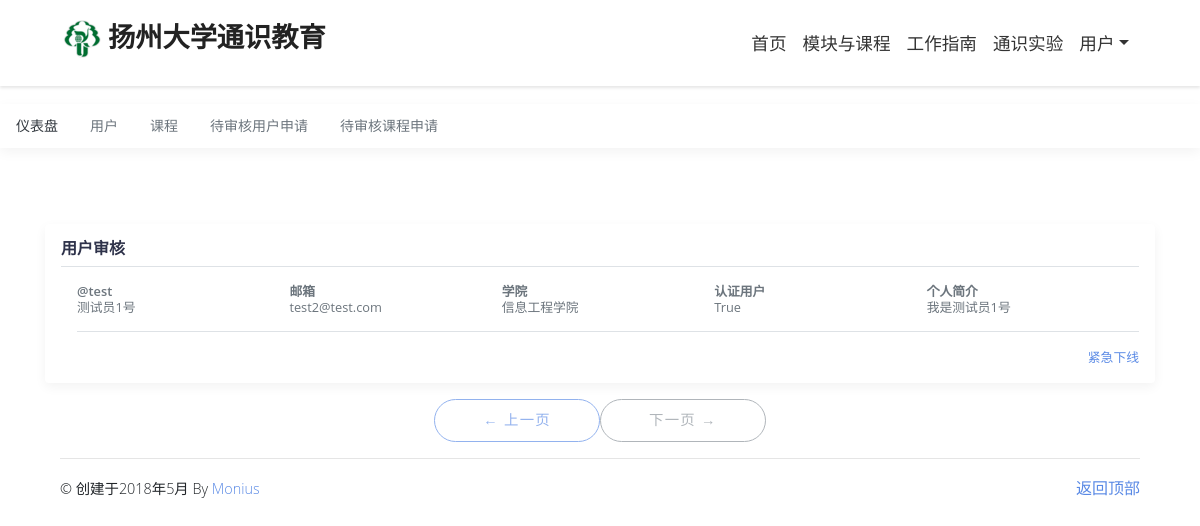
The app's page /admin/users (signed in) with its own data.
### app/models.py (models this page shows, shortened)
class User(UserMixin, db.Model): #用户 ORM注册
    id = db.Column(db.Integer, primary_key=True)
    username = db.Column(db.String(64), index=True, unique=True)
    email = db.Column(db.String(120), index=True, unique=True)
    password_hash = db.Column(db.String(128))
    is_adminenticated = db.Column(db.Boolean, default=False)
    institute = db.Column(db.String(128), nullable=False)
    real_name = db.Column(db.String(128))
    about_me = db.Column(db.String(140))
    last_seen = db.Column(db.DateTime, default=datetime.utcnow)
    photo = db.Column(db.String(120))
    is_authed = db.Column(db.Boolean, default=False)
    posts = db.relationship('Post', backref='author', lazy='dynamic')
    section = db.relationship('Section', backref='author', lazy='dynamic')
    followed = db.relationship(
        'User', secondary=followers,
        primaryjoin=(followers.c.follower_id == id),
        secondaryjoin=(followers.c.followed_id == id),
            backref=db.backref('followers', lazy='dynamic'), lazy='dynamic')
    def avatar(self, size):
        if self.photo:
            return "users/"+self.photo
        digest = md5(self.email.lower().encode('utf-8')).hexdigest()
        return 'https://www.gravatar.com/avatar/{}?d=identicon&s={}'.format(
            digest, size)

### app/admin/routes.py (the view)
@bp.route('/users', methods=['GET', 'POST'])
@login_required
def users():
    if not current_user.is_adminenticated:
        return redirect(url_for('admin.index'))
    user = User.query.filter_by(is_authed=True).all()
    return render_template('admin/admin/users.html', title=_('认证用户'), users=user)

### app/admin/routes.py (called while the page is built)
@bp.before_app_request
def before_request():
    if current_user.is_authenticated:
        current_user.last_seen = datetime.utcnow()
        db.session.commit()

### app/models.py (called while the page is built)
@login.user_loader
def load_user(id):
    return User.query.get(int(id))

### app/templates/admin/admin/users.html
{% extends "admin/admin/base.html" %}
{% block app_content %}
{% if users %}
    <div class="my-3 p-3 bg-white rounded box-shadow">
        <h6 class="border-bottom border-gray pb-2 mb-0">用户审核</h6>
        {% for user in users %}
            {% include 'admin/_user.html' %}
            {% if user.is_authed %}
                <small class="d-block text-right mt-3">
                    <a href="{{ url_for('admin.query',key='users',value=user.username,method=0)}}">紧急下线</a>
                </small>
            {% else %}
                <small class="d-block text-right mt-3">
                    <a href="{{ url_for('admin.query',key='users',value=user.username,method=1)}}">确认通过</a>
                </small>
            {% endif %}
        {% endfor %}
    </div>
    <nav aria-label="Page navigation example">
        <ul class="pagination justify-content-center">
            <li class="previous ">
                <a class="btn btn-outline-primary {% if not prev_url %} disabled{% endif %}"  href="{{ prev_url or '#' }}">
                    <span aria-hidden="true">&larr;</span> {{ _('上一页') }}
                </a>
            </li>
            <li class="next">
                <a class="btn btn-outline-secondary {% if not next_url %} disabled{% endif %}" href="{{ next_url or '#' }}">
                    {{ _('下一页') }}
                    <span aria-hidden="true">&rarr;</span>
                </a>
            </li>
        </ul>
    </nav>
{% else %}
    <p><a class="btn btn-outline-secondary" role="button" href="{{ url_for('admin.index') }}">
        <i class="fa fa-chevron-left" aria-hidden="true"></i>{{ _('暂无用户') }}</a></p>
{% endif %}
{% endblock %}

### app/templates/admin/_user.html (shortened to what this page needs)
<div class="media text-muted pt-3">
    <p class="media-body pb-3 mb-0 small lh-125 border-bottom border-gray">
        <strong class="d-block text-gray-dark">@{{ user.username }}</strong>
        {{ user.real_name }}
    </p>
    <p class="media-body pb-3 mb-0 small lh-125 border-bottom border-gray">
        <strong class="d-block text-gray-dark">邮箱</strong>{{ user.email }}
    </p>
    <p class="media-body pb-3 mb-0 small lh-125 border-bottom border-gray">
        <strong class="d-block text-gray-dark">学院</strong>{{ user.institute }}
    </p>
    <p class="media-body pb-3 mb-0 small lh-125 border-bottom border-gray">
        <strong class="d-block text-gray-dark">认证用户</strong>{{ user.is_authed }}
    </p>
    <p class="media-body pb-3 mb-0 small lh-125 border-bottom border-gray">
        <strong class="d-block text-gray-dark">个人简介</strong>{{ user.about_me }}
    </p>
</div>

### app/static/css/style.blue.css (style rules this page uses)
strong { font-weight: 600; }
a { -webkit-transition: all 0.3s; transition: all 0.3s; display: inline-block; }
.btn { font-weight: 400; border: 1px solid transparent; text-transform: uppercase; letter-spacing: 0.08rem; padding: 0.45rem 2.4rem; font-size: 0.92rem; line-height: 1.5; border-radius: 3rem; -webkit-transition: color 0.15s ease-in-out, background-color 0.15s ease-in-out, border-color 0.15s ease-in-out, -webkit-box-shadow 0.15s ease-in-out; transition: color 0.15s ease-in-out, background-color 0.15s ease-in-out, border-color 0.15s ease-in-out, -webkit-box-shadow 0.15s ease-in-out; transition: color 0.15s ease-in-out, background-color 0.15s ease-in-out, border-color 0.15s ease-in-out, box-shadow 0.15s ease-in-out; transition: color 0.15s ease-in-out, background-color 0.15s ease-in-out, border-color 0.15s ease-in-out, box-shadow 0.15s ease-in-out, -webkit-box-shadow 0.15s ease-in-out; }
.btn.disabled, .btn:disabled { opacity: 0.65; }
.btn-outline-primary { color: #0069d9; background-color: transparent; background-image: none; border-color: #0069d9; }
.btn-outline-primary.disabled, .btn-outline-primary:disabled { color: #0069d9; background-color: transparent; }
.btn-outline-secondary { color: #6c757d; background-color: transparent; background-image: none; border-color: #6c757d; }
.btn-outline-secondary.disabled, .btn-outline-secondary:disabled { color: #6c757d; background-color: transparent; }
body { font-family: "Poppins", sans-serif; font-size: 1rem; font-weight: 400; line-height: 1.5; color: #212529; background-color: #fff; }
a { color: #0069d9; text-decoration: none; -webkit-transition: all 0.2s ease-in-out; transition: all 0.2s ease-in-out; }
h1, h2, h3, h4, h5, h6, .h1, .h2, .h3, .h4, .h5, .h6 { margin-bottom: 0.5rem; font-family: inherit; font-weight: 300; line-height: 1.2; color: inherit; }
h6, .h6 { font-size: 1rem; }
small, .small { font-size: 80%; font-weight: 400; }

### app/static/css/base.css (style rules this page uses)
body { padding-top: 80px; position: relative; overflow-x: hidden; }
a { -webkit-transition: all 0.3s; transition: all 0.3s; display: inline-block; }
p { line-height: 1.7rem; }
i, span, strong { display: inline-block; }
.btn { font-size: 0.9em !important; }
.btn { font-weight: 400; border: 1px solid transparent; padding: 0.6rem 3rem; font-size: 1rem; line-height: 1.5; border-radius: 50px; -webkit-transition: all 0.15s ease-in-out; transition: all 0.15s ease-in-out; }
.btn-outline-primary { color: #5989e5; background-color: transparent; background-image: none; border-color: #5989e5; }
.btn-outline-primary.disabled, .btn-outline-primary:disabled { color: #5989e5; background-color: transparent; }
.btn-outline-secondary { color: #868e96; background-color: transparent; background-image: none; border-color: #868e96; }
.btn-outline-secondary.disabled, .btn-outline-secondary:disabled { color: #868e96; background-color: transparent; }
body { font-family: "Open Sans", sans-serif; font-size: 1rem; font-weight: normal; line-height: 1.5; color: #212529; background-color: #fff; }
a { color: #5989e5; text-decoration: none; }
h1, h2, h3, h4, h5, h6, .h1, .h2, .h3, .h4, .h5, .h6 { margin-bottom: 0.5rem; font-family: inherit; font-weight: 800; line-height: 1.1; color: #2e324a; }
h6, .h6 { font-size: 1rem; }
small, .small { font-size: 80%; font-weight: normal; }

### app/templates/admin/admin/base.html (style rules this page uses)
.border-bottom { border-bottom: 1px solid #e5e5e5; }
.box-shadow { box-shadow: 0 .25rem .75rem rgba(0, 0, 0, .05); }
.lh-125 { line-height: 1.25; }

### records on screen
User: username "test", real_name "测试员1号", email "test2@test.com", institute "信息工程学院", is_authed "True", about_me "我是测试员1号"
